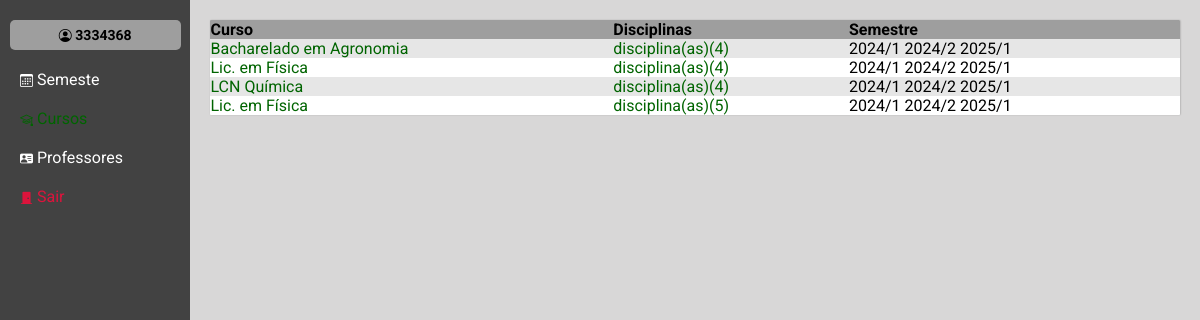
The app's page /curso/ (signed in), older data.
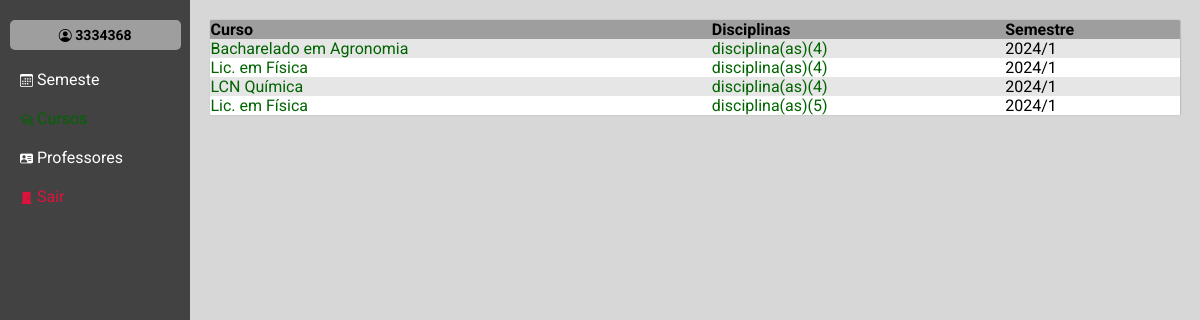
The same page, newer data.
### core/models.py (models this page shows)
class Curso(models.Model):
    curso = models.CharField(max_length=50)
    def __str__(self) -> str:
        return self.curso

class Semestre(models.Model):
    semestre = models.CharField( max_length=50)
    cursos = models.ManyToManyField(Curso, verbose_name="curso", blank=True)
    status = models.ForeignKey(Status, verbose_name='status', on_delete=models.SET_NULL, null=True, blank=True)
    date_create = models.DateTimeField(default=timezone.now)
    disciplinas = models.ManyToManyField(Disciplina, verbose_name='disciplina', blank=True)
    def __str__(self) -> str:
        return self.semestre

### core/views.py (the view)
# urls.py: path('curso/', views.cursos_list_page, name='cursos'),
@login_required(login_url="/login")
def cursos_list_page(request):
    curso = Curso.objects.all()
    context = {
        'curso': curso
    }
    return render(request, 'curso_list_page.html', context)

### core/templates/curso_list_page.html
{% extends "base.html" %}
{% block conteudo %}
<table>
    <thead>
        <tr>
            <th>Curso</th>
            <th>Disciplinas</th>
            <th>Semestre</th>
        </tr>
    </thead>
    <tbody>
       {% for i in curso %}
       <tr>
            <td>
                <a href="#">{{i}}</a>
            </td>
            <td>
              <a href="#"> disciplina(as)({{i.disciplina_set.all.count}})</a>
            </td>
            <td>
                {% for s in i.semestre_set.all %}
                {{s}}
                {% endfor %}
            </td>
       </tr>
       {% endfor %}
    </tbody>
</table>
{% endblock conteudo %}

Row changes from the older to the newer data that the page shows:
removed Semestre: semestre "2024/2"
removed Semestre: semestre "2025/1"
